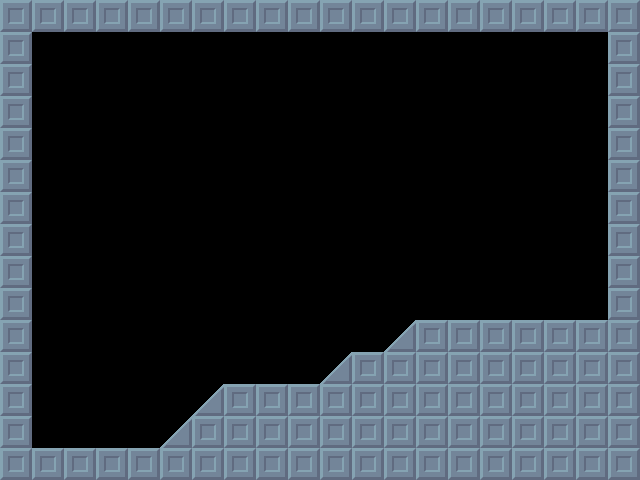

A 2D game scene composited from a Tiled map and its tileset images. What follows is a short description and the map's XML, with each tile layer's data collapsed to a summary:
An orthogonal 20x15 tile map with 32x32 px tiles, 1 tile layer (Tile Layer 1) and 2 objects (Enemy, Door).

<map version="1.0" orientation="orthogonal" width="20" height="15" tilewidth="32" tileheight="32">
 <tileset firstgid="1" name="Block" tilewidth="32" tileheight="32">
  <image source="Block.gif" width="96" height="32" />
 </tileset>
 <layer name="Tile Layer 1" width="20" height="15">
  <data>[300 cells, 109 non-empty, 2 distinct tile ids]</data>
 </layer>
 <objectgroup name="Object Layer 1" width="0" height="0">
  <object name="Zombie" type="Enemy" x="560" y="256" width="32" height="64">
   <properties>
    <property name="Type" value="data/enemies/Zombie.yml" />
   </properties>
  </object>
  <object name="Door" type="Door" x="32" y="384" width="32" height="64">
   <properties>
    <property name="path" value="data/levels/Hub.tmx" />
   </properties>
  </object>
 </objectgroup>
</map>
